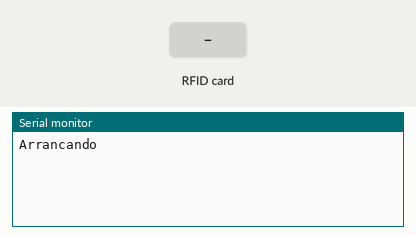
Recording of a sketch running on a simulated Arduino Uno, built with avr-gcc and run on an emulated ATmega328P. Shown: the last lines printed to the serial monitor. Inputs (shaded band) come from the test bench.

Above: at 2.2 s.
2.3 s: RFID card F0 22 10 A8 held to the reader
At 3.1 s:
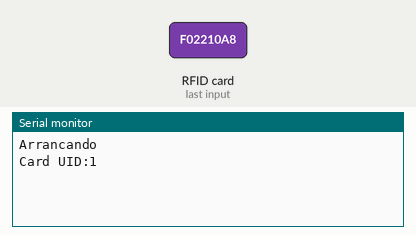
3.8 s: RFID card 5E 7A 19 C4 held to the reader
At 5.0 s:
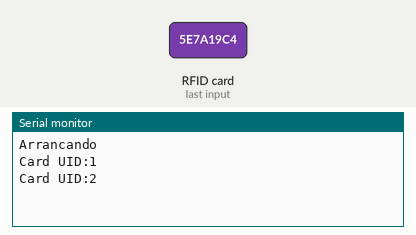

The sketch:

uno_servidor_RFID_cuadros.ino
```cpp
/************************************
* CRIMEN-SERVIDOR-RFID CUADRO       *
* ---------------------------       *
* ARDUINO UNO - RFID                *
* ---------------------------       *
* Comunica al main por I2C          *
* cuando el RFID indicado se coloca *
* sobre el sensor                   *
* ----------------------------------*
* V0.02 5/02/2018                   *
*************************************/

//INCLUDES

#include <SPI.h>
#include <MFRC522.h>
#include <Wire.h>

//DEFINES

#define RST_PIN  9    //Pin 9 para el reset del RC522
#define SS_PIN  10   //Pin 10 para el SS (SDA) del RC522
MFRC522 mfrc522b(SS_PIN, RST_PIN); //Creamos el objeto para el RC522


//RFIDS

String rfidb = " f0 22 10 a8";

//GLOBALES

int estado = 0;

boolean resu = false; int a =0;

//SETUP

void setup() {

  //delay inicial
  delay(1000);

  //RFID
  Serial.begin(9600); //Iniciamos la comunicaciÃ³n  serial
  SPI.begin();        //Iniciamos el Bus SPI
  mfrc522b.PCD_Init(); // Iniciamos  el MFRC522
  Serial.println("Arrancando");

  //I2C
  Wire.begin(1);                // join i2c bus with address #8
  Wire.onReceive(llama_Master2);
  Wire.onRequest(llama_Master); // register event


}

void loop() {

  int perdiendo_tiempo = 0;                                   //por las dudas del watchdog

  while(perdiendo_tiempo < 500){perdiendo_tiempo++;}

          if ( mfrc522b.PICC_IsNewCardPresent() || mfrc522b.PICC_ReadCardSerial())
    //if(true)
            {
          //Seleccionamos una tarjeta
                if ( /*mfrc522b.PICC_ReadCardSerial()*/true)
                {
                      // Enviamos serialemente su UID
                      Serial.print("Card UID:"); a++; Serial.print(a);
                      String rfid = "";
                      for (byte i = 0; i < mfrc522b.uid.size; i++) {
                        rfid += mfrc522b.uid.uidByte[i] < 0x10 ? " 0" : " ";
                        rfid += String(mfrc522b.uid.uidByte[i], HEX);
                        }
                      Serial.println(rfid);


                        resu = true;


                      // Terminamos la lectura de la tarjeta  actual

                      mfrc522b.PICC_HaltA();

                  }
                  }


         }


void llama_Master (){

  char c = 'N';

  if(resu){c = 'Y';}

  Wire.write(c);
  Serial.println(c);


  }

void llama_Master2(){

    char c = 'U';

  // loop through all but the last
    c = Wire.read(); // receive byte as a character
             // print the character
  if(c == 'K'){resu = false;}


  }
```

Measured:
- after the input at 2.3 s, the serial monitor: prints a new line at once (image 1)
- after the input at 3.8 s, the serial monitor: prints a new line at once (image 2)
